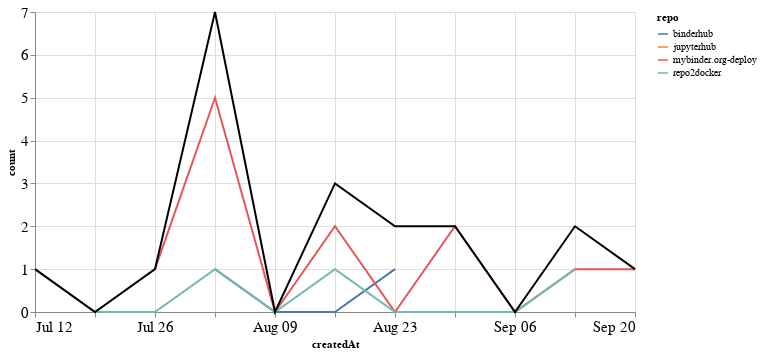

The notebook cell this image was saved under:
### Markdown cell above
## PRs

### Code cell
prs_time = prs.groupby('repo').resample('W', on='createdAt').count()['author'].reset_index()
prs_time = prs_time.rename(columns={'author': 'count'})
prs_time_total = prs_time.groupby('createdAt').agg({"count": "sum"}).reset_index()

ch1 = alt.Chart(prs_time, width=600).mark_line().encode(
    x='createdAt',
    y='count',
    color='repo',
    tooltip="repo"
)

ch2 = alt.Chart(prs_time_total, width=600).mark_line(color="black").encode(
    x='createdAt',
    y='count',
)

ch1 + ch2

### Figure 1 — Vega-Lite specification as saved in the notebook (floating-point values rounded to 4 significant figures)
{"config": {"axisLeft": {"labelFontSize": 15}, "axisBottom": {"labelFontSize": 15}}, "layer": [{"data": {"name": "data-4fe26824f02366c022e085a378722c3e"}, "mark": "line", "encoding": {"color": {"type": "nominal", "field": "repo"}, "tooltip": {"type": "nominal", "field": "repo"}, "x": {"type": "temporal", "field": "createdAt"}, "y": {"type": "quantitative", "field": "count"}}, "width": 600}, {"data": {"name": "data-458634f2da2759cada9f0b44e6c4b6c0"}, "mark": {"type": "line", "color": "black"}, "encoding": {"x": {"type": "temporal", "field": "createdAt"}, "y": {"type": "quantitative", "field": "count"}}, "width": 600}], "$schema": "https://vega.github.io/schema/vega-lite/v4.8.1.json", "datasets": {"data-4fe26824f02366c022e085a378722c3e": [{"repo": "binderhub", "createdAt": "2020-08-02T00:00:00", "count": 1}, {"repo": "binderhub", "createdAt": "2020-08-09T00:00:00", "count": 0}, {"repo": "binderhub", "createdAt": "2020-08-16T00:00:00", "count": 0}, {"repo": "binderhub", "createdAt": "2020-08-23T00:00:00", "count": 1}, {"repo": "jupyterhub", "createdAt": "2020-08-23T00:00:00", "count": 1}, {"repo": "mybinder.org-deploy", "createdAt": "2020-07-26T00:00:00", "count": 1}, {"repo": "mybinder.org-deploy", "createdAt": "2020-08-02T00:00:00", "count": 5}, {"repo": "mybinder.org-deploy", "createdAt": "2020-08-09T00:00:00", "count": 0}, {"repo": "mybinder.org-deploy", "createdAt": "2020-08-16T00:00:00", "count": 2}, {"repo": "mybinder.org-deploy", "createdAt": "2020-08-23T00:00:00", "count": 0}, {"repo": "mybinder.org-deploy", "createdAt": "2020-08-30T00:00:00", "count": 2}, {"repo": "mybinder.org-deploy", "createdAt": "2020-09-06T00:00:00", "count": 0}, {"repo": "mybinder.org-deploy", "createdAt": "2020-09-13T00:00:00", "count": 1}, {"repo": "mybinder.org-deploy", "createdAt": "2020-09-20T00:00:00", "count": 1}, {"repo": "repo2docker", "createdAt": "2020-07-12T00:00:00", "count": 1}, {"repo": "repo2docker", "createdAt": "2020-07-19T00:00:00", "count": 0}, {"repo": "repo2docker", "createdAt": "2020-07-26T00:00:00", "count": 0}, {"repo": "repo2docker", "createdAt": "2020-08-02T00:00:00", "count": 1}, {"repo": "repo2docker", "createdAt": "2020-08-09T00:00:00", "count": 0}, {"repo": "repo2docker", "createdAt": "2020-08-16T00:00:00", "count": 1}, {"repo": "repo2docker", "createdAt": "2020-08-23T00:00:00", "count": 0}, {"repo": "repo2docker", "createdAt": "2020-08-30T00:00:00", "count": 0}, {"repo": "repo2docker", "createdAt": "2020-09-06T00:00:00", "count": 0}, {"repo": "repo2docker", "createdAt": "2020-09-13T00:00:00", "count": 1}], "data-458634f2da2759cada9f0b44e6c4b6c0": [{"createdAt": "2020-07-12T00:00:00", "count": 1}, {"createdAt": "2020-07-19T00:00:00", "count": 0}, {"createdAt": "2020-07-26T00:00:00", "count": 1}, {"createdAt": "2020-08-02T00:00:00", "count": 7}, {"createdAt": "2020-08-09T00:00:00", "count": 0}, {"createdAt": "2020-08-16T00:00:00", "count": 3}, {"createdAt": "2020-08-23T00:00:00", "count": 2}, {"createdAt": "2020-08-30T00:00:00", "count": 2}, {"createdAt": "2020-09-06T00:00:00", "count": 0}, {"createdAt": "2020-09-13T00:00:00", "count": 2}, {"createdAt": "2020-09-20T00:00:00", "count": 1}]}}
